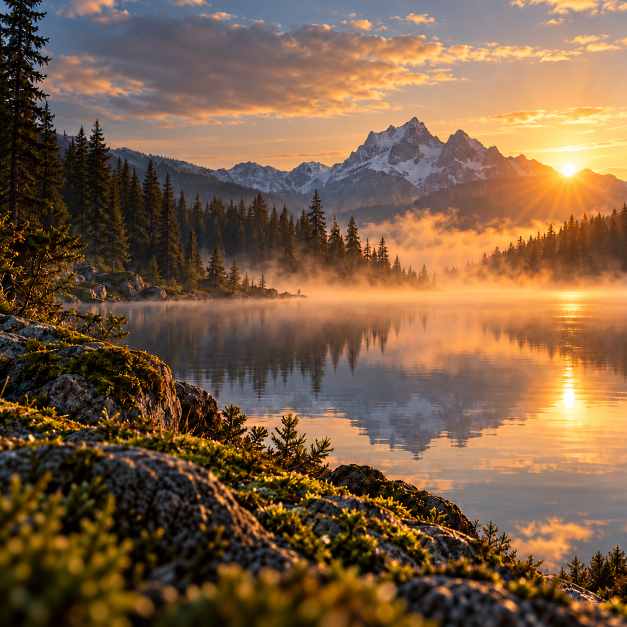
#> input picture assets/source/backgrounds/golden-sunrise-over-alpine-lake.png, 1254 x 1254 px (shown at 1/2 size)
$ python render_rh01.py
#> lines starting #> are read from the running program, lines starting #| are printed output that depends on the picture
#!/usr/bin/env python3
"""Deterministic RH-01 device assets. Requires Pillow; no UI text is baked in.

Run ``python tools/render_rh01.py`` from any directory. The lamp states share
one geometric mask; their only differences are colour, opacity and light.
"""
from __future__ import annotations

import argparse
import math
from pathlib import Path

from PIL import Image, ImageDraw, ImageEnhance, ImageFilter

ROOT = Path(__file__).resolve().parent.parent
SOURCE = ROOT / "assets/source/backgrounds/golden-sunrise-over-alpine-lake.png"
OUTPUT = ROOT / "assets/generated/480x480"
SCALE = 4
SIZES = {"background": (480, 480), "weather": (64, 54), "wind": (28, 26),
         "lamp-on": (96, 112), "lamp-off": (96, 112)}


def canvas(size):
    return Image.new("RGBA", tuple(v * SCALE for v in size))


def finish(im):
    return im.resize(tuple(v // SCALE for v in im.size), Image.Resampling.LANCZOS)


def ellipse(draw, box, fill):
    draw.ellipse(tuple(round(v * SCALE) for v in box), fill=fill)


def line(draw, points, fill, width=1):
    draw.line([(round(x * SCALE), round(y * SCALE)) for x, y in points],
              fill=fill, width=round(width * SCALE), joint="curve")


def bezier(*points):
    """Sample a cubic into the common lamp/wind path geometry."""
    a, b, c, d = points
    return [tuple((1-t)**3*a[k] + 3*(1-t)**2*t*b[k] +
                  3*(1-t)*t*t*c[k] + t**3*d[k] for k in (0, 1))
            for t in (i / 80 for i in range(81))]


def gaussian_glow(size, center, radii, colour, opacity):
    """Smooth alpha-only falloff, with no rectangular or opaque underlay."""
    out = canvas(size)
    pix = out.load()
    for y in range(out.height):
        for x in range(out.width):
            r2 = ((x/SCALE-center[0])/radii[0])**2 + ((y/SCALE-center[1])/radii[1])**2
            alpha = round(opacity * math.exp(-r2 * 2))
            pix[x, y] = (*colour, alpha if alpha > 1 else 0)
    return out


def weather():
    size = SIZES["weather"]
    im = gaussian_glow(size, (27, 27), (20, 20), (255, 194, 69), 34)
    rays = canvas(size)
    d = ImageDraw.Draw(rays)
    for i in range(12):
        a = i * math.tau / 12
        line(d, [(27 + math.cos(a)*15, 27 + math.sin(a)*15),
                 (27 + math.cos(a)*19, 27 + math.sin(a)*19)], (255, 225, 143, 220), .85)
    im.alpha_composite(rays)
    sun = canvas(size)
    d = ImageDraw.Draw(sun)
    ellipse(d, (14, 14, 40, 40), (255, 220, 116, 255))
    for radius in range(51, 0, -1):
        r = radius/4
        t = radius/51
        colour = (255, round(227-40*t), round(139-73*t), 255)
        ellipse(d, (27-r, 27-r, 27+r, 27+r), colour)
    im.alpha_composite(sun)
    # Unified cloud mask: overlapping soft volumes, shaded in continuous space.
    mask = Image.new("L", im.size)
    d = ImageDraw.Draw(mask)
    for box in [(12,32,34,46),(23,25,44,46),(34,29,52,46),(41,34,56,45)]:
        ellipse(d, box, 255)
    mask = mask.filter(ImageFilter.GaussianBlur(.32*SCALE))
    cloud = canvas(size)
    px, mpx = cloud.load(), mask.load()
    for y in range(cloud.height):
        for x in range(cloud.width):
            if not mpx[x,y]:
                continue
            xx, yy = x/SCALE, y/SCALE
            shade = max(0, min(1, (yy-29)/18))
            # Tiny deterministic surface variation avoids flat vector appearance.
            texture = math.sin(xx*1.5 + yy*.7)*1.3 + math.sin(xx*.55-yy*1.1)*1.2
            v = round(255 - shade*64 + texture)
            px[x,y] = (max(0,min(255,v+2)), max(0,min(255,v+3)), max(0,min(255,v+5)), mpx[x,y])
    shadow = canvas(size)
    sd = ImageDraw.Draw(shadow)
    ellipse(sd, (12,40,56,47), (15, 29, 38, 75))
    shadow = shadow.filter(ImageFilter.GaussianBlur(1.1*SCALE))
    im.alpha_composite(shadow)
    im.alpha_composite(cloud)
    return finish(im)


def wind():
    im = canvas(SIZES["wind"])
    d = ImageDraw.Draw(im)
    colour = (255, 253, 245, 245)
    paths = [
        [(2,9),(18,9)] + bezier((18,9),(27,9),(26,2),(20,2))[1:] + bezier((20,2),(18,2),(18,3),(18,3))[1:],
        [(1,14),(22,14)] + bezier((22,14),(30,14),(28,8),(25,8))[1:],
        [(4,19),(14,19)] + bezier((14,19),(22,19),(20,25),(16,25))[1:] + bezier((16,25),(14,25),(14,24),(14,24))[1:],
    ]
    for path in paths:
        line(d,path,colour,1.6)
    return finish(im)


def lamp_mask():
    """The one source of truth for both states, in 96×112 coordinates."""
    mask = Image.new("L", (96*SCALE,112*SCALE))
    d = ImageDraw.Draw(mask)
    dome = bezier((31,67),(33,57),(38,52),(48,52)) + bezier((48,52),(58,52),(63,57),(65,67))[1:]
    rim = bezier((31,67),(41,65.5),(55,65.5),(65,67)) + bezier((65,67),(56,69),(40,69),(31,67))[1:]
    cap = bezier((44.5,52),(44.5,48),(51.5,48),(51.5,52))
    for path in (dome,rim,cap):
        line(d,path,255,1.2)
    # Wire is alpha graded, fully absent above y=20.
    for y in range(20*SCALE,49*SCALE):
        t=(y/SCALE-20)/29
        d.line([(48*SCALE,y),(48*SCALE,y)],fill=round(210*t*t),width=3)
    return mask


def lamp(on):
    size = SIZES["lamp-on"]
    im = canvas(size)
    mask = lamp_mask()
    if on:
        im.alpha_composite(gaussian_glow(size,(48,73),(28,20),(255,184,61),100))
        im.alpha_composite(gaussian_glow(size,(48,77),(13,13),(255,217,116),60))
        # A gentle interior reflection still leaves the landscape visible.
        inside = canvas(size)
        d = ImageDraw.Draw(inside)
        ellipse(d,(34,55,62,69),(255,207,101,28))
        inside = inside.filter(ImageFilter.GaussianBlur(2*SCALE))
        im.alpha_composite(inside)
        halo = Image.new("RGBA",im.size,(255,193,77,0))
        halo.putalpha(mask.filter(ImageFilter.GaussianBlur(2.2*SCALE)).point(lambda a:round(a*.8)))
        im.alpha_composite(halo)
    stroke = Image.new("RGBA",im.size,(255,238,183,0) if on else (238,238,227,0))
    stroke.putalpha(mask if on else mask.point(lambda a: round(a*.58)))
    im.alpha_composite(stroke)
    return finish(im)


def background():
    """RH-01's soft left/bottom readability grade, never a flattened UI crop.

    The source photo aligns with references/01.jpg. A smooth vignette and
    modest desaturation reproduce its darker foliage without any UI pixels.
    All operations depend only on the clean source photo and coordinates.
    """
    with Image.open(SOURCE) as source:
        im = source.convert("RGB").resize((480,480),Image.Resampling.LANCZOS)
    im = ImageEnhance.Color(im).enhance(.88)
    pixels = im.load()
    for y in range(480):
        yy = y/479
        bottom = .43 * max(0,(y-340)/139)**1.15
        for x in range(480):
            left = 1-x/479
            factor = 1 - .22*left**1.3 - .15*math.sin(math.pi*yy)*left**1.5 - bottom
            pixels[x,y] = tuple(round(c*factor) for c in pixels[x,y])
    return im


def render_all(output=OUTPUT):
    output = Path(output)
    output.mkdir(parents=True,exist_ok=True)
    assets = {"background":background(),"weather":weather(),"wind":wind(),
              "lamp-on":lamp(True),"lamp-off":lamp(False)}
#> in background, source is the input picture: PIL image 1254x1254 RGB; mean R, G, B 124, 94.4, 67.5
#> in background, `im = source.convert("RGB").resize((480,480),Image.Resampling.LANCZOS)`:
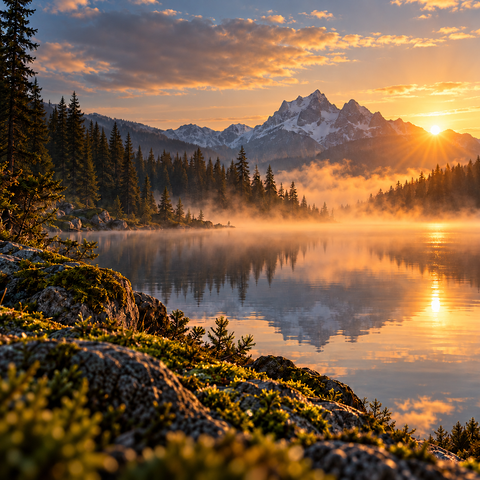
#> im: PIL image 480x480 RGB; mean R, G, B 124, 94.5, 67.6
#> in weather, `size = SIZES["weather"]`: size = (64, 54)
#> in canvas, `return Image.new("RGBA", tuple(v * SCALE for v in size))`: returned value: PIL image 256x216 RGBA; every value is 0
#> in weather, `mask = Image.new("L", im.size)`: mask: PIL image 256x216 L; every value is 0
#> in weather, `mask = mask.filter(ImageFilter.GaussianBlur(.32*SCALE))`:
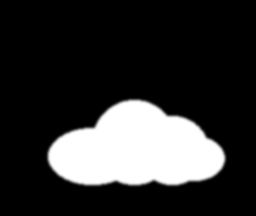
#> mask: PIL image 256x216 L; min 0, max 255, mean 49.1
#> in weather, `im.alpha_composite(cloud)`:
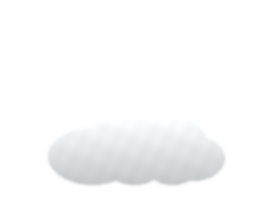
#> cloud: PIL image 256x216 RGBA; mean R, G, B, A 49.9, 50.1, 50.5, 49.1; transparent parts drawn white
#> in canvas (call 6), `return Image.new("RGBA", tuple(v * SCALE for v in size))`: returned value: PIL image 112x104 RGBA; every value is 0
#> in finish (call 2), `return im.resize(tuple(v // SCALE for v in im.size), Image.Resampling...`:
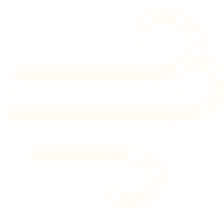
#> returned value: PIL image 28x26 RGBA (shown 8 times larger); mean R, G, B, A 123.6, 122.9, 118.7, 48.4; transparent parts drawn white
#> in lamp, `size = SIZES["lamp-on"]`: size = (96, 112)
#> in canvas (call 7), `return Image.new("RGBA", tuple(v * SCALE for v in size))`: returned value: PIL image 384x448 RGBA; every value is 0
#> in lamp_mask, `mask = Image.new("L", (96*SCALE,112*SCALE))`: mask: PIL image 384x448 L; every value is 0
#> in lamp, `mask = lamp_mask()`:
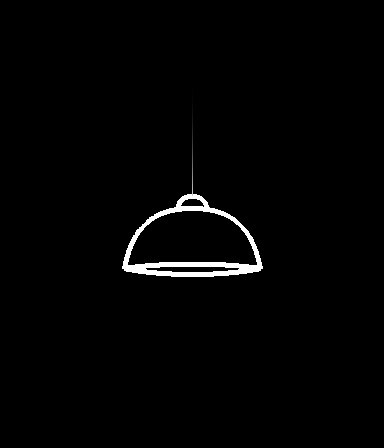
#> mask: PIL image 384x448 L; min 0, max 255, mean 3.6
#> in lamp, `stroke.putalpha(mask if on else mask.point(lambda a: round(a*.58)))`:
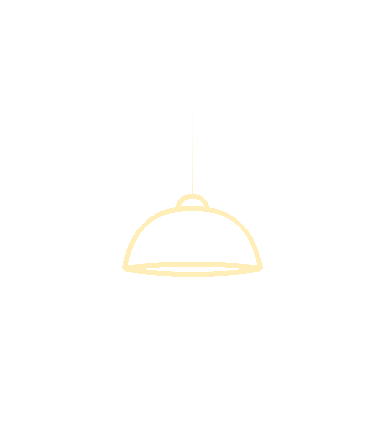
#> stroke: PIL image 384x448 RGBA; mean R, G, B, A 255, 238, 183, 3.6; transparent parts drawn white
    paths=[]
    for name,im in assets.items():
        path = output / f"rh01-{name}.png"
        im.save(path,optimize=True)
        paths.append(path)
    return paths


def main():
    parser=argparse.ArgumentParser(description=__doc__)
    parser.add_argument("--output",type=Path,default=OUTPUT)
    args=parser.parse_args()
    for path in render_all(args.output):
#> the loop in render_all, `for name,im in assets.items():` made 5 passes
#> name on passes 1 to 5: 'background', 'weather', 'wind', 'lamp-on', 'lamp-off'
#> pass 1, in render_all, `im.save(path,optimize=True)`:
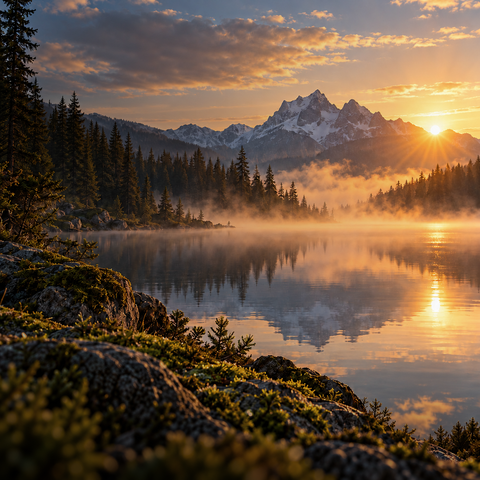
#> saved as rh01-background.png: PIL image 480x480 RGB; mean R, G, B 104.3, 82, 62.2
#> after the loop in render_all, `for name,im in assets.items():`: paths = 5 items
        print(path)


if __name__ == "__main__":
    main()
